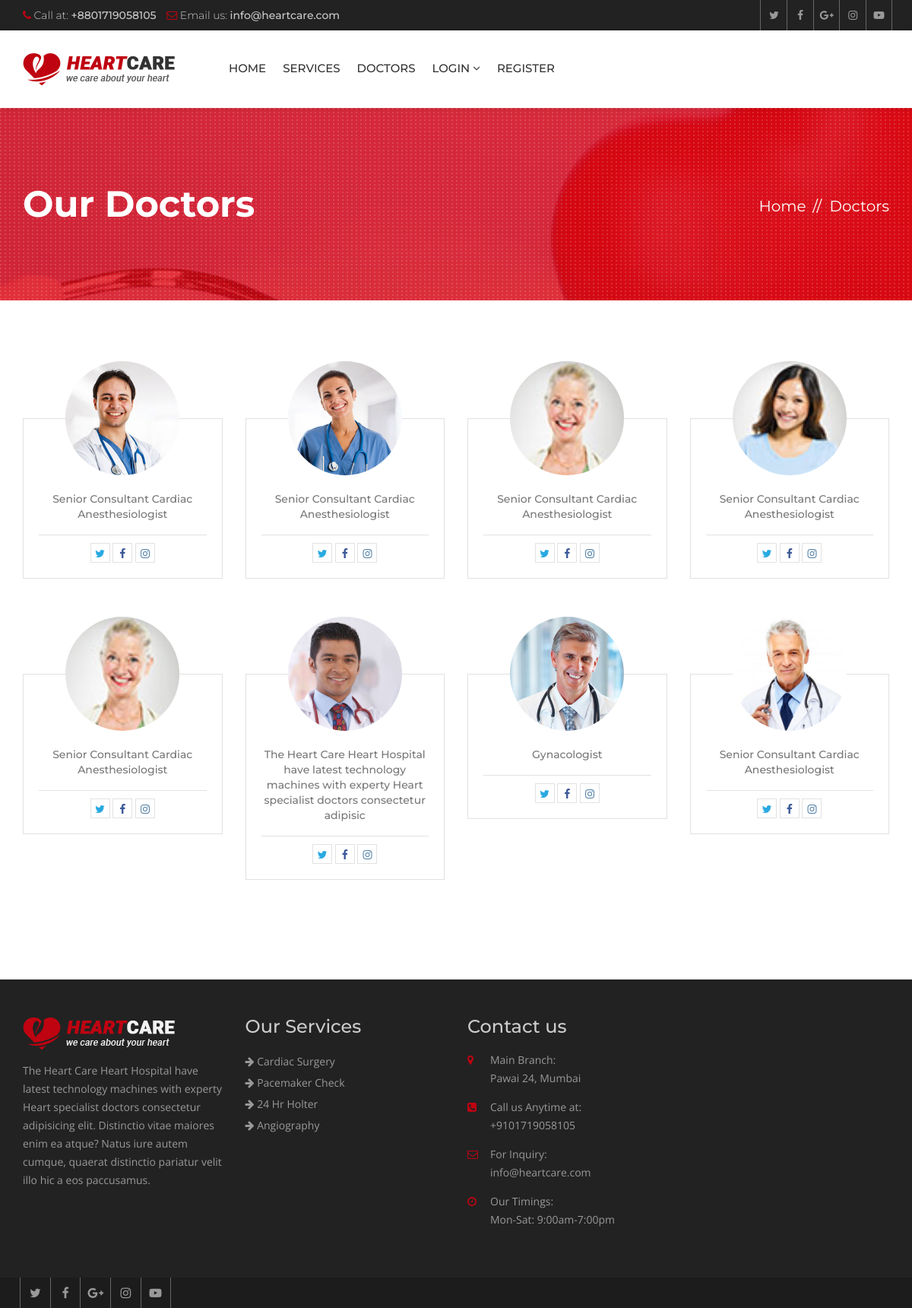
The app's page /doctors/ with its own data.
### hospital/models.py (models this page shows, shortened)
class Doctor(models.Model):
    user = models.OneToOneField(User, on_delete=models.CASCADE, related_name='doctor_profile')
    speciality = models.CharField(max_length=120)
    picture = models.ImageField(upload_to="doctors/")
    details = models.TextField()
    experience = models.TextField()
    expertize = models.ManyToManyField(to='Expertize', related_name='doctors')
    twitter = models.CharField(max_length=120, blank=True, null=True)
    facebook = models.CharField(max_length=120, blank=True, null=True)
    instagram = models.CharField(max_length=120, blank=True, null=True)

class Service(models.Model):
    title = models.CharField(max_length=120)
    description = models.TextField()
    items = models.ManyToManyField(to='Item',)
    thumbnail = models.ImageField(upload_to='services/')
    cover = models.ImageField(upload_to='services/')
    image1 = models.ImageField(upload_to='services/', blank=True, null=True)
    image2 = models.ImageField(upload_to='services/', blank=True, null=True)

### hospital/views.py (the view)
# urls.py: path('doctors/', views.DoctorListView.as_view(), name="doctors"),
class DoctorListView(ListView):
    template_name = 'hospital/team.html'
    queryset = Doctor.objects.all()
    paginate_by = 8

### hospital/context_processors.py (called while the page is built)
def footer_content(request):
    services = Service.objects.all()
    doctors = Doctor.objects.all()
    context = {
        'services': services,
        'doctors': doctors
    }
    return context

### hospital/templatetags/auth_extras.py (called while the page is built)
@register.filter(name='has_group')
def has_group(user, group_name):
    group = Group.objects.get(name=group_name)
    return True if group in user.groups.all() else False

### templates/hospital/team.html (shortened to what this page needs)
{% extends 'base.html' %}
{% block maincontent %}
<div class="inner-banner">
  <div class="container">
    <div class="row">
      <div class="col-md-7">
        <h1>Our Doctors</h1>
      </div>
      <div class="col-md-5">
        <ol class="breadcrumb">
          <li><a href="{% url 'index' %}">Home</a></li>
          <li class="active">Doctors</li>
        </ol>
      </div>
    </div>
  </div>
</div>
<div class="main-content">
  <div class="team-page">
    <div class="container">
      <div class="row">
        {% for doctor in object_list %}
        <div class="col-md-3 col-sm-6">
          <div class="team-box mb50">
            <div class="team-thumb">  <img src="{{ doctor.picture.url }}" alt=""></div>
            <div class="team-text">
              <strong>{{ doctor.speciality }}</strong>
              <ul class="team-social">
                {% if doctor.twitter %}
                <li><a class="tw" href="{{ doctor.twitter }}"><i class="fa fa-twitter" aria-hidden="true"></i></a></li>
                {% endif %}
                {% if doctor.facebook %}
                <li><a class="fb" href="{{ doctor.facebook }}"><i class="fa fa-facebook" aria-hidden="true"></i></a>
                </li>
                {% endif %}
                {% if doctor.instagram %}
                <li><a class="insta" href="{{ doctor.instagram }}"><i class="fa fa-instagram"
                      aria-hidden="true"></i></a></li>
                {% endif %}
              </ul>
            </div>
          </div>
        </div>
        {% endfor %}
      </div>
      <div class="row">
        <div class="col-md-12">
        </div>
      </div>
    </div>
  </div>
</div>
{% endblock maincontent %}

### templates/base.html (shortened to what this page needs)
{% load static %}
<!DOCTYPE html>
<html lang="en">
<head>
  {% include 'partials/_css.html' %}
</head>
<body>
  <div class="wrapper">
    {% include 'partials/_header.html' %}
    {% block maincontent %}
    {% endblock maincontent %}
    {% include 'partials/_footer.html' %}
    {% include 'partials/_js.html' %}
</body>
</html>

### templates/partials/_css.html (shortened to what this page needs)
{% load static %}
<link href="{% static 'heartcare/css/custom.css' %}" rel="stylesheet">
<link href="{% static 'heartcare/css/bootstrap.min.css' %}" rel="stylesheet">
<link href="{% static 'heartcare/css/color.css' %}" rel="stylesheet">
<link href="{% static 'heartcare/css/responsive.css' %}" rel="stylesheet">
<link href="{% static 'heartcare/css/font-awesome.min.css' %}" rel="stylesheet">
<link href="{% static 'heartcare/css/prettyPhoto.css' %}" rel="stylesheet">
<link href="{% static 'heartcare/css/owl.carousel.min.css' %}" rel="stylesheet">
<link href="{% static 'heartcare/css/bootstrap-datetimepicker.min.css' %}" rel="stylesheet">

### templates/partials/_header.html (shortened to what this page needs)
{% load static %}
{% load auth_extras  %}
<header class="site-header">
  <div class="top-bar">
    <div class="container">
      <div class="row">
        <div class="col-md-6 col-sm-8">
          <ul>
            <li><i class="fa fa-phone" aria-hidden="true"></i> Call at: <strong>+8801719058105</strong></li>
            <li><i class="fa fa-envelope-o" aria-hidden="true"></i> Email us: <strong>info@heartcare.com</strong>
            </li>
          </ul>
        </div>
        <div class="col-md-6 col-sm-4 top-social"> <a href="#"><i class="fa fa-twitter" aria-hidden="true"></i></a>
          <a href="#"><i class="fa fa-facebook" aria-hidden="true"></i></a> <a href="#"><i class="fa fa-google-plus"
              aria-hidden="true"></i></a> <a href="#"><i class="fa fa-instagram" aria-hidden="true"></i></a> <a
            href="#"><i class="fa fa-youtube-play" aria-hidden="true"></i></a> </div>
      </div>
    </div>
  </div>
  <div class="nav-logo-area">
    <div class="container">
      <div class="row">
        <div class="col-md-12">
          <nav class="navbar navbar-default">
            <div class="navbar-header">
              <a class="navbar-brand" href="{% url 'index' %}"><img src="{% static 'heartcare/images/logo.png' %}"
                  alt=""></a> </div>
            <div class="collapse navbar-collapse" id="bs-example-navbar-collapse-1">
              <ul class="nav navbar-nav">
                <li><a href="{% url 'index' %}">Home</a></li>
                <li><a href="{% url 'services' %}">Services</a></li>
                {% if not request.user|has_group:"Doctors" %}
                <li><a href="{% url 'doctors' %}">Doctors</a></li>
                {%endif%}
                {% if user.is_authenticated %}
                <li class= 'active'><a href="#">Hello {{ user.get_username }}</a></li>
                <li><a href="{% url 'logout' %}">Logout</a></li>
                {% if request.user|has_group:"Doctors" %}
                  <li><a href="{% url 'doctor_appoint' %}">Appointments</a></li>
                  <li><a href="{% url 'patient_details' %}">Patients</a></li>
                  {% else %}
                  <li><a href="{% url 'patient_prescreptions' %}">Prescriptions</a></li>
                {% endif %}
                {% else %}
                <li class="dropdown"> <a href="#" class="dropdown-toggle" data-toggle="dropdown" role="button"
                    aria-haspopup="true" aria-expanded="false">Login <span class="fa fa-angle-down"></span></a>
                </li>
                <li><a href="{% url 'register' %}">Register</a></li>
                {% endif %}
              </ul>
            </div>
          </nav>
        </div>
      </div>
    </div>
  </div>
</header>

### templates/partials/_sidebar.html (shortened to what this page needs)
{% load static %}

### templates/partials/_slider.html (shortened to what this page needs)
{% load static %}

### templates/partials/_footer.html
{% load static %}
<footer class="footer">
  <div class="footer-widgets">
    <div class="container">
      <div class="row">
        <div class="col-md-3 col-sm-6">
          <div class="widget"> <img class="ft-logo" src="{% static 'heartcare/images/footer-logo.png' %}" alt="">
            <p>The Heart Care Heart Hospital have latest technology machines with experty Heart specialist doctors
              consectetur adipisicing elit. Distinctio vitae maiores enim ea atque? Natus iure autem cumque, quaerat
              distinctio pariatur velit illo hic a eos paccusamus. </p>
          </div>
        </div>
        <div class="col-md-3 col-sm-6">
          <div class="widget">
            <h3>Our Services</h3>
            <ul>
              {% for service in services|slice:':8' %}
              <li><a href="{% url 'service_details' service.id %}"><i class="fa fa-arrow-right"></i>
                  {{service.title }}</a></li>
              {% endfor %}
            </ul>
          </div>
        </div>
        <div class="col-md-3 col-sm-6">
          <div class="widget">
            <h3>Contact us</h3>
            <address>
              <ul>
                <li> <span class="icon"><i class="fa fa-map-marker" aria-hidden="true"></i></span> <span
                    class="add-text"><strong>Main Branch:</strong> Pawai 24, Mumbai</span> </li>
                <li> <span class="icon"><i class="fa fa-phone-square" aria-hidden="true"></i></span> <span
                    class="add-text"><strong>Call us Anytime at:</strong> +9101719058105</span> </li>
                <li> <span class="icon"><i class="fa fa-envelope-o" aria-hidden="true"></i></span> <span
                    class="add-text"><strong>For Inquiry:</strong> info@heartcare.com</span> </li>
                <li> <span class="icon"><i class="fa fa-clock-o" aria-hidden="true"></i></span> <span
                    class="add-text"><strong>Our Timings:</strong> Mon-Sat: 9:00am-7:00pm</span> </li>
              </ul>
            </address>
          </div>
        </div>
      </div>
    </div>
  </div>
  <div class="footer-cr">
    <div class="container">
      <div class="row">
        <div class="col-md-6">
          <div class="footer-social"> <a href="#"><i class="fa fa-twitter" aria-hidden="true"></i></a> <a href="#"><i
                class="fa fa-facebook" aria-hidden="true"></i></a> <a href="#"><i class="fa fa-google-plus"
                aria-hidden="true"></i></a> <a href="#"><i class="fa fa-instagram" aria-hidden="true"></i></a> <a
              href="#"><i class="fa fa-youtube-play" aria-hidden="true"></i></a>
          </div>
        </div>
      </div>
    </div>
  </div>
</footer>

### templates/partials/_js.html (shortened to what this page needs)
</div>
{% load static %}

### heartcare/static/heartcare/css/color.css (style rules this page uses)
.top-bar li .fa, .top-social a:hover, .view, .services-list .service h3 a:hover, .service-style-1 .service-box .ser-content h3 a:hover, .faqs .panel-default > .panel-heading h4 a, .faqs .panel-default > .panel-heading a::after, .team-text h5 a:hover, .section-title-3 strong, .post-text > h5 a:hover, .read-more:hover, .widget address .icon, .footer .widget a:hover, .footer-cr p strong, .footer-social a:hover, .post-meta li, .post-meta li:after, .post-meta li a, .header-service-area .icon, .header-service-area strong, .section-title-1 strong, .section-title-1 h2, .sectio-title-2 strong, .welcome-text .designation, .Heart-box .v-icon, .phone-icon, .services-nav .side-nav li:hover a, .services-nav .side-nav li.active a, .gallery-thumb .hover-info a, .archives li:before, .search-form button, .date-time, .right-404 strong, .prices, .review .fa, .login-social li, .login-social li a, .heart-care-services .nav-tabs>li>a { color: #bf0311; }

### records on screen
Doctor: picture (picture), speciality "Senior Consultant Cardiac Anesthesiologist"
Doctor: picture (picture), speciality "Senior Consultant Cardiac Anesthesiologist"
Doctor: picture (picture), speciality "Senior Consultant Cardiac Anesthesiologist"
Doctor: picture (picture), speciality "Senior Consultant Cardiac Anesthesiologist"
Doctor: picture (picture), speciality "Senior Consultant Cardiac Anesthesiologist"
Doctor: picture (picture), speciality "The Heart Care Heart Hospital have latest technology machines with experty Heart specialist doctors consectetur adipisic"
Doctor: picture (picture), speciality "Gynacologist"
Doctor: picture (picture), speciality "Senior Consultant Cardiac Anesthesiologist"
Service: title "Cardiac Surgery"
Service: title "Pacemaker Check"
Service: title "24 Hr Holter"
Service: title "Angiography"
